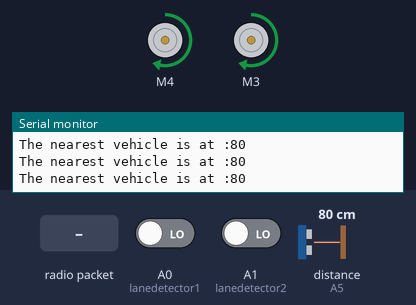
Recording of a sketch running on a simulated Arduino Uno, built with avr-gcc and run on an emulated ATmega328P. On the bench: 2 × DC motor (green arrow = forward, orange = backward, longer = faster), the last lines printed to the serial monitor. Wiring (inferred from the names in the program): ultrasonic range finder: trigger A4; echo A5. The inputs (shaded band) are chosen by the test bench; at power-on: A0 (lanedetector1) LOW, A1 (lanedetector2) LOW, distance to the obstacle (sensor on A5) 80 cm. The echo pulse lasts 58.3 µs per cm; no radio packets arrive unless stated.

Above: at 1.2 s.
1.3 s: radio packet "1" arrives
At 3.0 s:
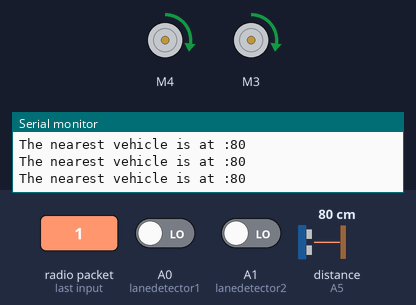
3.3 s: radio packet "90" arrives
At 4.1 s:
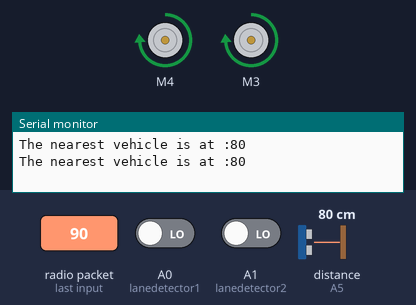
5.2 s: A0 (lanedetector1) driven HIGH
At 5.8 s:
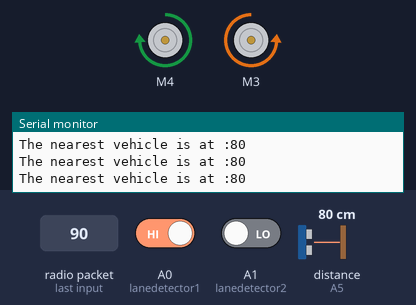
9.7 s: A0 (lanedetector1) driven LOW
At 10.6 s:
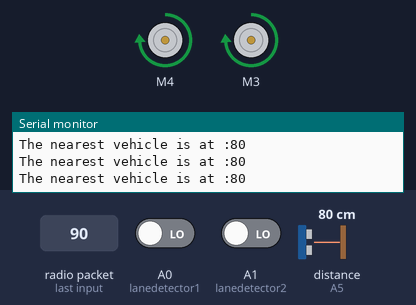
11.2 s: A1 (lanedetector2) driven HIGH
At 12.6 s:
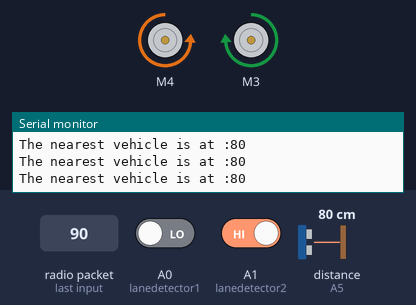
Timing chart, 0 to 13.7 s (numbered marks = the images above; inputs shaded):
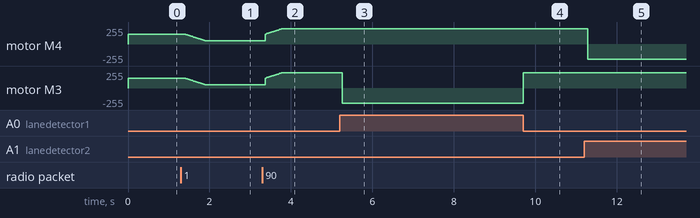

The sketch:

OvertakeRoverC.ino
```cpp
#include <VirtualWire.h>
#include <AFMotor.h>

const int trigPin = A4; //ULTRASONIC TRIGGER
const int echoPin = A5; //ULTRASONIC ECHO


int RX_PIN = A2;               //RECIEVER PIN FOR THE 433 MHz TXRX

int lanedetector1 = A0;         //PIR FOR GUIDANCE
int lanedetector2 = A1;         //PIR FOR GUIDANCE

int val0,val1;

int rxdata;
char rxmsg[4];

AF_DCMotor motor(4);
AF_DCMotor motor2(3);

//void straight();
//void staright1();
//void left();
//void right();
//void avoidsequence();
//void overtakesequence();
//void gostraight1();
//void gostraight()

void setup()
{

 Serial.begin(9600);

 vw_set_rx_pin(RX_PIN);        //setting the reciever
 vw_set_ptt_inverted(true);
 vw_setup(2000);
 vw_rx_start();


motor.setSpeed(150);         //Default motor speed
motor2.setSpeed(150);

pinMode(lanedetector1 , INPUT);   //Setting the PIR
pinMode(lanedetector2 , INPUT);

}

void loop(){

 long duration, cm;

  val0=digitalRead(lanedetector1);
  val1=digitalRead(lanedetector2);
  gostraight();  // going at default speed
  pinMode(trigPin, OUTPUT);    //Setting the Ultrasonic sensor
  digitalWrite(trigPin, LOW);
  delayMicroseconds(2);
  digitalWrite(trigPin, HIGH); //Sending a pulse
  delayMicroseconds(10);
  digitalWrite(trigPin, LOW);
  pinMode(echoPin, INPUT);    //Recieving the echo
  duration = pulseIn(echoPin, HIGH);  //Storing the pulse duration
  cm = microsecondsToCentimeters(duration);
  Serial.print("The nearest vehicle is at :");
  Serial.print(cm);
  Serial.print("  ");
  Serial.println();


  delay(100);
    uint8_t buf[VW_MAX_MESSAGE_LEN];         //Settign the recirver buffer
    uint8_t buflen = VW_MAX_MESSAGE_LEN;
    if (vw_get_message(buf, &buflen))
    {                                       //Revieving the mesage
    int i;
        for (i = 0; i < buflen; i++)
    {
 rxmsg[i] = char(buf[i]);                     //Storing the message
    }
        rxmsg[buflen] = '\0';
        rxdata = atoi(rxmsg);
        Serial.print("Preceedding vehicle diatance:");
        Serial.print(rxmsg);
        Serial.println();

if(rxdata<30 || cm<40)
        {
          avoidsequence();
          Serial.print("Avoid Collision Sequence ");
        }
        else
        {
          overtakesequence();
           Serial.print("Overtake the vehicle ");
        }
    }
}

void straight()
{
   motor.run(FORWARD);
  motor2.run(FORWARD);
  }
void right()
{
  motor.run(BACKWARD);
  motor2.run(FORWARD);

}
void left()
{
  motor.run(FORWARD);
  motor2.run(BACKWARD);

}

void gostraight()
{
  if( val0==1 && val1==0)
  left();

  else if(val0==0 && val1==1)
   right();

  else
  straight();


}


void goovertake()
{

  if( val0==1 && val1==0)
  left();

  else if(val0==0 && val1==1)
   right();

  else
  straightspeed();


}


void avoidsequence()
{

goavoid();


}
void overtakesequence()
{
  goovertake();

}

long microsecondsToCentimeters(long microseconds)
{
  return microseconds / 29 / 2;
}

void goavoid()
{

  if( val0==1 && val1==0)
  left();

  else if(val0==0 && val1==1)
   right();

  else
  straightslow();


}


void straightspeed()
{
  int i;
for(i=150;i<230;i++)
{
motor.setSpeed(i);
motor2.setSpeed(i);
motor.run(FORWARD);
motor2.run(FORWARD);
delay(5);

  }
}

void straightslow()
{
  int i;
for(i=150;i>50;i--)
{
motor.setSpeed(i);
motor2.setSpeed(i);
motor.run(FORWARD);
motor2.run(FORWARD);
delay(5);

  }
}
```

Measured:
- after the input at 1.3 s, motor M4, motor M3: moves from forward 150/255 to forward 51/255 over 0.51 s, starting after 0.08 s
- after the input at 3.3 s, motor M4, motor M3: moves from forward 51/255 to forward 229/255 over 0.41 s, starting after 0.07 s
- after the input at 5.2 s, motor M3: forward 229/255 → backward 229/255 after 0.06 s
- after the input at 9.7 s, motor M3: backward 229/255 → forward 229/255 at once
- after the input at 11.2 s, motor M4: forward 229/255 → backward 229/255 after 0.09 s
